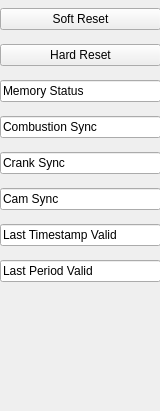
<?xml version="1.0" encoding="UTF-8"?>
<ui version="4.0">
 <class>EmsStatus</class>
 <widget class="QDockWidget" name="EmsStatus">
  <property name="geometry">
   <rect>
    <x>0</x>
    <y>0</y>
    <width>160</width>
    <height>411</height>
   </rect>
  </property>
  <property name="minimumSize">
   <size>
    <width>160</width>
    <height>411</height>
   </size>
  </property>
  <property name="maximumSize">
   <size>
    <width>180</width>
    <height>411</height>
   </size>
  </property>
  <property name="windowTitle">
   <string>DockWidget</string>
  </property>
  <widget class="QWidget" name="dockWidgetContents">
   <widget class="QWidget" name="verticalLayoutWidget">
    <property name="geometry">
     <rect>
      <x>0</x>
      <y>0</y>
      <width>161</width>
      <height>292</height>
     </rect>
    </property>
    <layout class="QVBoxLayout" name="verticalLayout">
     <item>
      <widget class="QPushButton" name="softResetPushButton">
       <property name="text">
        <string>Soft Reset</string>
       </property>
      </widget>
     </item>
     <item>
      <widget class="QPushButton" name="hardResetPushButton">
       <property name="text">
        <string>Hard Reset</string>
       </property>
      </widget>
     </item>
     <item>
      <widget class="QLineEdit" name="memoryCleanLineEdit">
       <property name="text">
        <string>Memory Status</string>
       </property>
      </widget>
     </item>
     <item>
      <widget class="QLineEdit" name="combustionSyncLineEdit">
       <property name="text">
        <string>Combustion Sync</string>
       </property>
      </widget>
     </item>
     <item>
      <widget class="QLineEdit" name="crankSyncLineEdit">
       <property name="text">
        <string>Crank Sync</string>
       </property>
      </widget>
     </item>
     <item>
      <widget class="QLineEdit" name="camSyncLineEdit">
       <property name="text">
        <string>Cam Sync</string>
       </property>
      </widget>
     </item>
     <item>
      <widget class="QLineEdit" name="lastTimeValidLineEdit">
       <property name="text">
        <string>Last Timestamp Valid</string>
       </property>
      </widget>
     </item>
     <item>
      <widget class="QLineEdit" name="lastPeriodValidLineEdit">
       <property name="text">
        <string>Last Period Valid</string>
       </property>
      </widget>
     </item>
    </layout>
   </widget>
  </widget>
 </widget>
 <resources/>
 <connections/>
</ui>
